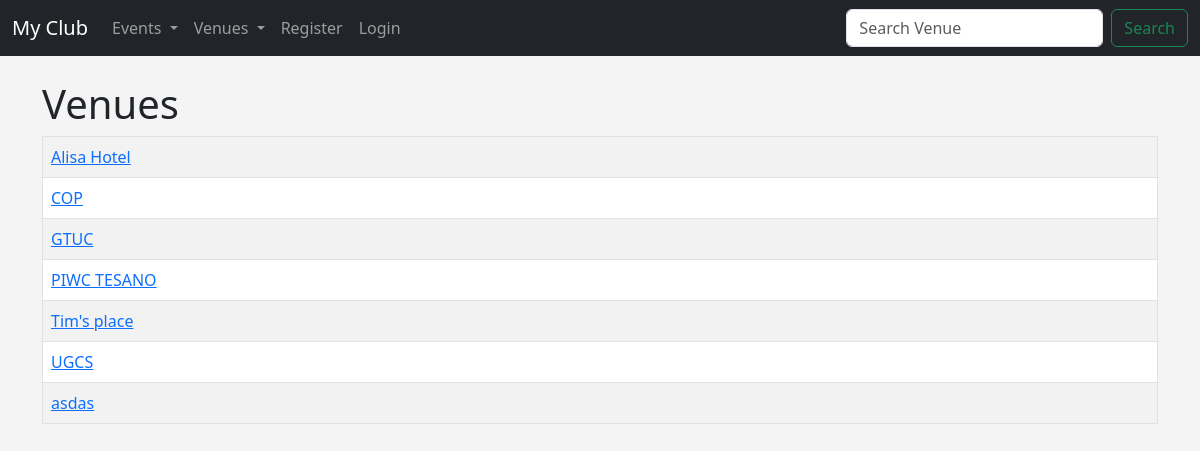
/venues, run on the app's committed database.
### events/models.py (models this page shows)
class Venue(models.Model):
    name = models.CharField('Venue Name', max_length=50)
    address = models.CharField('Venue Address', max_length=300)
    zip_code = models.CharField('Zip Code', max_length=50, blank = True)
    phone_number = models.CharField('Phone Number', max_length=50)
    web = models.URLField( 'Website Address', max_length=200, blank = True)
    email_address = models.EmailField('Email Address', max_length=254, blank= True)
    owner = models.IntegerField("Venue Owner",blank = False, default = 1)
    venue_image = models.ImageField( upload_to = 'images/', null = True, blank = True)
    def __str__(self):
        return self.name

### events/views.py (the view)
# urls.py: path("venues", views.venues, name ="venues"),
def venues(request):
    venue_list = Venue.objects.all().order_by("name")
    return render(request, 'venues.html', {"venue_list": venue_list})

### events/templates/venues.html (shortened to what this page needs)
{% extends "base.html" %}
{%  block content  %}
<h1>Venues</h1>
<table class="table table-hover table-striped table-bordered">
{% for venue in venue_list %}
<tr>
<td><a href = "{% url 'show_venue' venue.id %}">{{venue}}</a></td>
{% endfor %}
</table>
{% endblock  %}

### events/templates/base.html (style rules this page uses)
body { background:#f4f4f4; }

### data on the page
Venue: name "Alisa Hotel"
Venue: name "COP"
Venue: name "GTUC"
Venue: name "PIWC TESANO"
Venue: name "Tim's place"
Venue: name "UGCS"
Venue: name "asdas"
